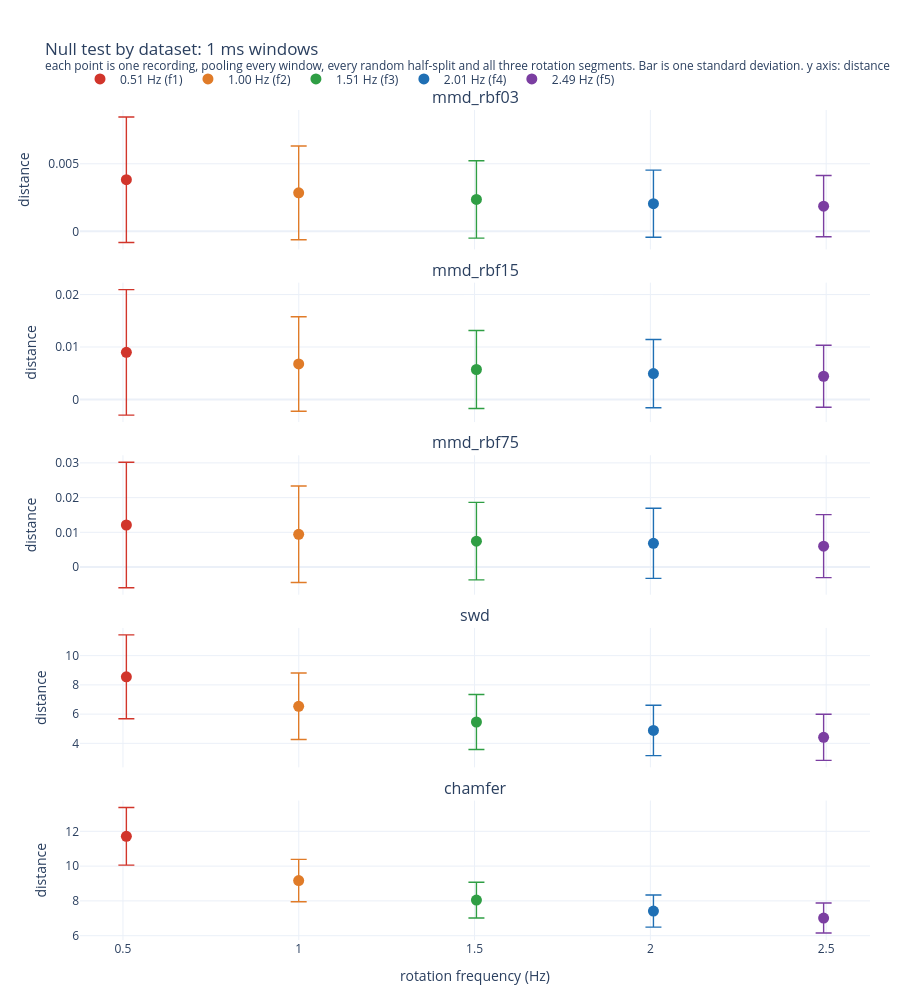
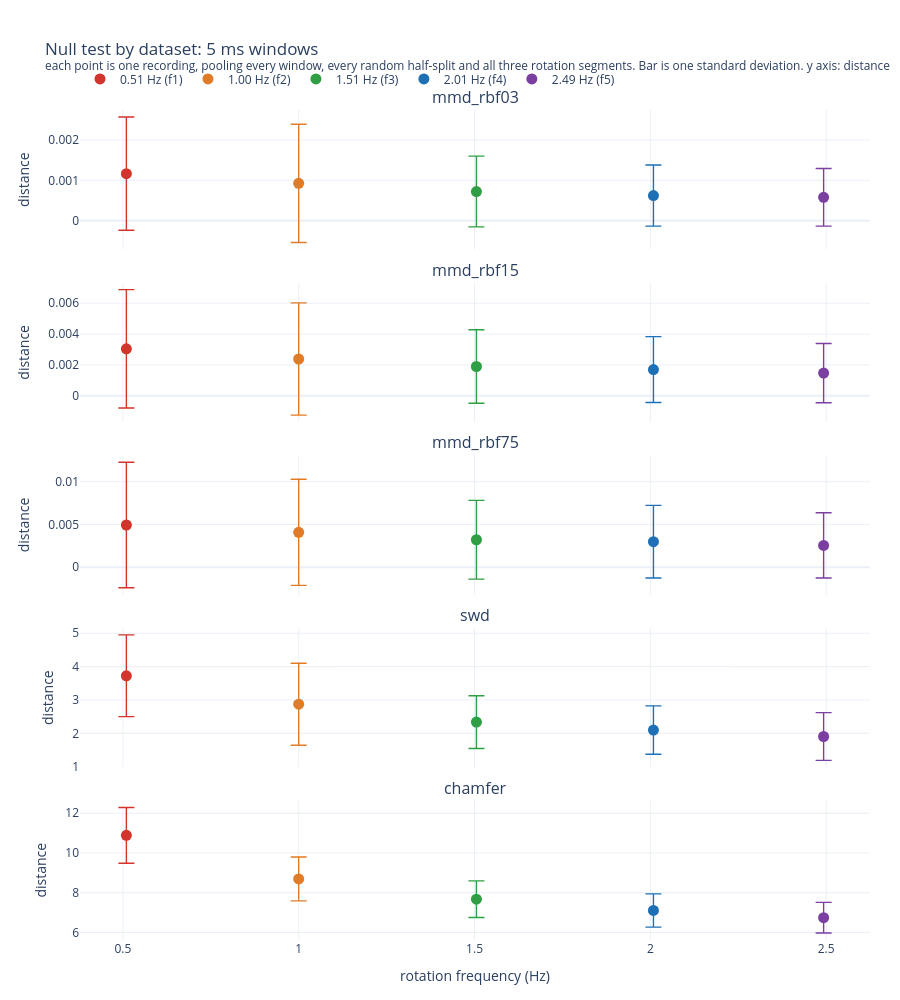
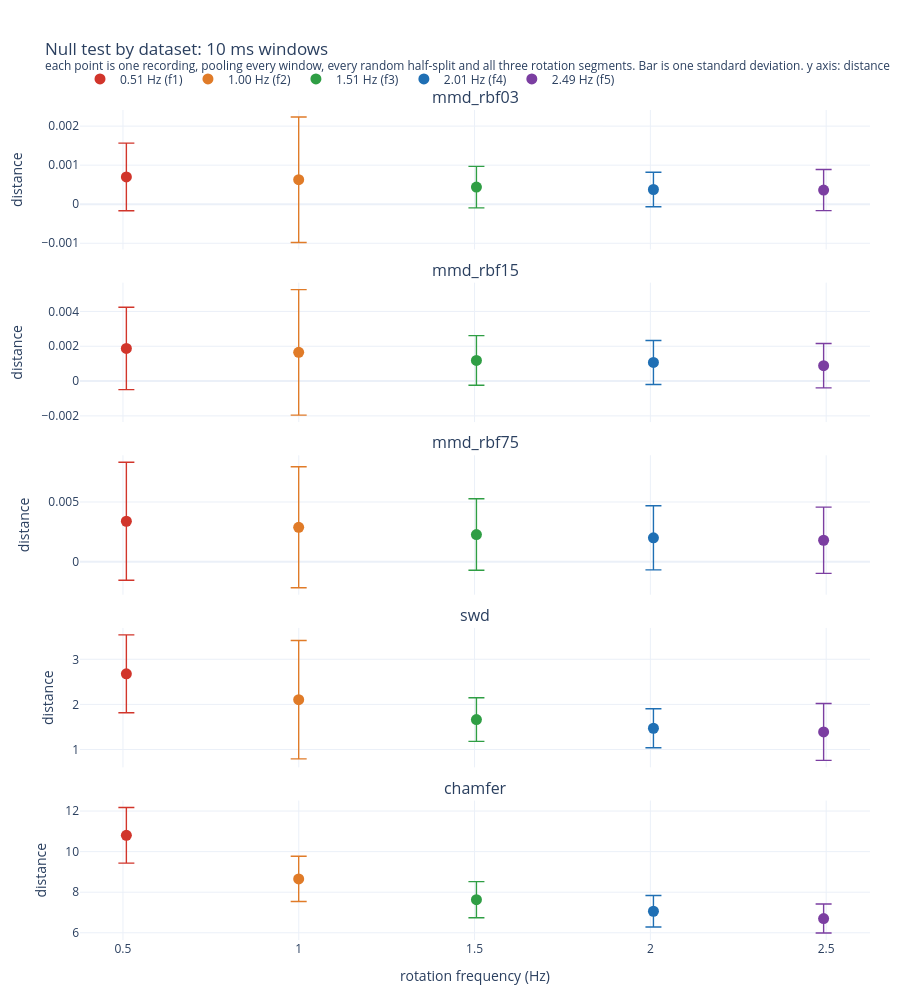

The notebook cell these images were saved under, in order:
### Code cell
for window_us in WINDOWS:
    dataset_points(nulltest_dataframe, window_us).show()

pd.concat([dataset_table(nulltest_dataframe, w) for w in WINDOWS], ignore_index=True)
